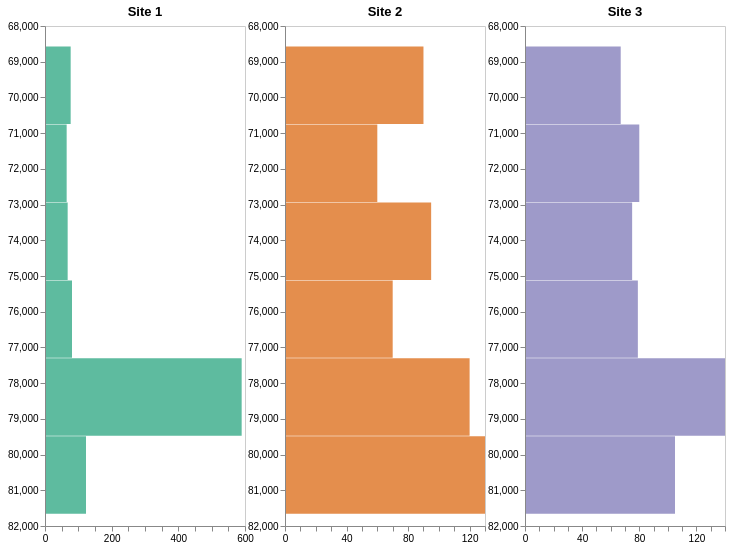

The specification (Vega-Lite) saved for this image:
### Vega specification from a JSON file in a GitHub repository (floating-point values rounded to 4 significant figures)
{"$schema": "https://vega.github.io/schema/vega/v5.json", "description": "A small multiples view of histograms for visualizing univariate distributions using static bins.", "height": 500, "padding": 5, "signals": [{"name": "offset", "value": 40}, {"name": "cellWidth", "value": 200}, {"name": "width", "update": "3 * (offset + cellWidth)"}], "data": [{"name": "binned", "values": [{"bin0": 68580.0, "bin1": 70760.0, "count": 77, "label": "s30", "site": "Site 1"}, {"bin0": 70760.0, "bin1": 72940.0, "count": 65, "label": "s30", "site": "Site 1"}, {"bin0": 72940.0, "bin1": 75120.0, "count": 68, "label": "s30", "site": "Site 1"}, {"bin0": 75120.0, "bin1": 77310.0, "count": 81, "label": "s30", "site": "Site 1"}, {"bin0": 77310.0, "bin1": 79490.0, "count": 590, "label": "s30", "site": "Site 1"}, {"bin0": 79490.0, "bin1": 81670.0, "count": 123, "label": "s30", "site": "Site 1"}, {"bin0": 68580.0, "bin1": 70760.0, "count": 90, "label": "s40", "site": "Site 2"}, {"bin0": 70760.0, "bin1": 72940.0, "count": 60, "label": "s40", "site": "Site 2"}, {"bin0": 72940.0, "bin1": 75120.0, "count": 95, "label": "s40", "site": "Site 2"}, {"bin0": 75120.0, "bin1": 77310.0, "count": 70, "label": "s40", "site": "Site 2"}, {"bin0": 77310.0, "bin1": 79490.0, "count": 120, "label": "s40", "site": "Site 2"}, {"bin0": 79490.0, "bin1": 81670.0, "count": 130, "label": "s40", "site": "Site 2"}, {"bin0": 68580.0, "bin1": 70760.0, "count": 67, "label": "s50", "site": "Site 3"}, {"bin0": 70760.0, "bin1": 72940.0, "count": 80, "label": "s50", "site": "Site 3"}, {"bin0": 72940.0, "bin1": 75120.0, "count": 75, "label": "s50", "site": "Site 3"}, {"bin0": 75120.0, "bin1": 77310.0, "count": 79, "label": "s50", "site": "Site 3"}, {"bin0": 77310.0, "bin1": 79490.0, "count": 140, "label": "s50", "site": "Site 3"}, {"bin0": 79490.0, "bin1": 81670.0, "count": 105, "label": "s50", "site": "Site 3"}]}, {"name": "maxCounts", "source": "binned", "transform": [{"type": "aggregate", "groupby": ["site"], "fields": ["count"], "ops": ["max"], "as": ["maxCount"]}]}, {"name": "binRanges", "source": "binned", "transform": [{"type": "aggregate", "groupby": ["site"], "fields": ["bin0", "bin1"], "ops": ["min", "max"], "as": ["minBin", "maxBin"]}]}], "scales": [{"name": "gscale", "type": "band", "range": [0, {"signal": "width"}], "round": true, "domain": {"data": "binned", "field": "site"}}, {"name": "color", "type": "ordinal", "domain": {"data": "binned", "field": "label"}, "range": {"scheme": "dark2"}}], "marks": [{"name": "siteGroups", "type": "group", "from": {"facet": {"data": "binned", "name": "facetedData", "groupby": "site"}}, "encode": {"enter": {"x": {"scale": "gscale", "field": "site", "offset": {"signal": "offset"}}, "width": {"signal": "cellWidth"}, "height": {"signal": "height"}, "stroke": {"value": "#ccc"}}}, "data": [{"name": "xScaleData", "source": "maxCounts", "transform": [{"type": "filter", "expr": "datum.site === parent.site"}]}, {"name": "yScaleData", "source": "binRanges", "transform": [{"type": "filter", "expr": "datum.site === parent.site"}]}], "scales": [{"name": "xscale", "type": "linear", "range": [0, {"signal": "cellWidth"}], "domain": {"data": "xScaleData", "field": "maxCount"}, "zero": true, "nice": true}, {"name": "yscale", "type": "linear", "range": [0, {"signal": "height"}], "domain": {"data": "yScaleData", "fields": ["minBin", "maxBin"]}, "zero": false, "nice": true}], "axes": [{"orient": "bottom", "scale": "xscale", "zindex": 1, "labelOverlap": "parity", "labelSeparation": 20}, {"orient": "left", "scale": "yscale", "zindex": 1}], "marks": [{"name": "bins", "type": "rect", "from": {"data": "facetedData"}, "encode": {"enter": {"fill": {"scale": "color", "field": "label"}, "opacity": {"value": 0.7}}, "update": {"x": {"scale": "xscale", "field": "count"}, "x2": {"scale": "xscale", "value": 0}, "y": {"scale": "yscale", "field": "bin0"}, "y2": {"scale": "yscale", "field": "bin1", "offset": -0.5}, "tooltip": {"signal": "{ 'Count': datum.count }"}}, "hover": {"fill": {"value": "firebrick"}}}}, {"type": "text", "encode": {"enter": {"x": {"signal": "cellWidth / 2"}, "y": {"value": -10}, "align": {"value": "center"}, "fontSize": {"value": 13}, "text": {"signal": "parent.site"}, "fontWeight": {"value": "bold"}}}}]}]}
